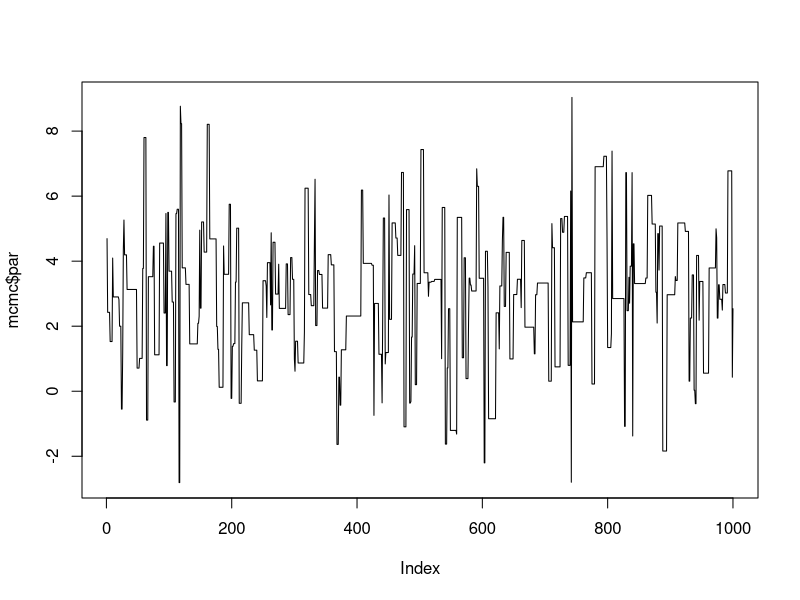
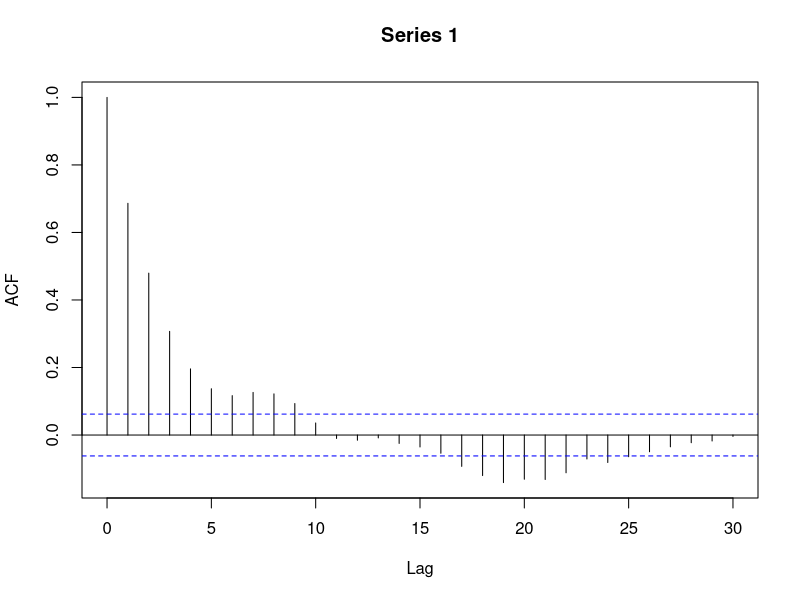
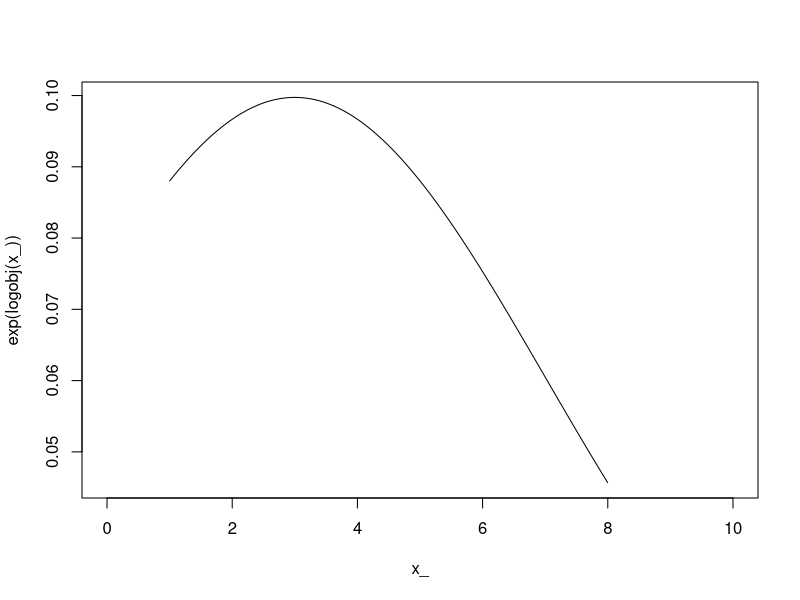
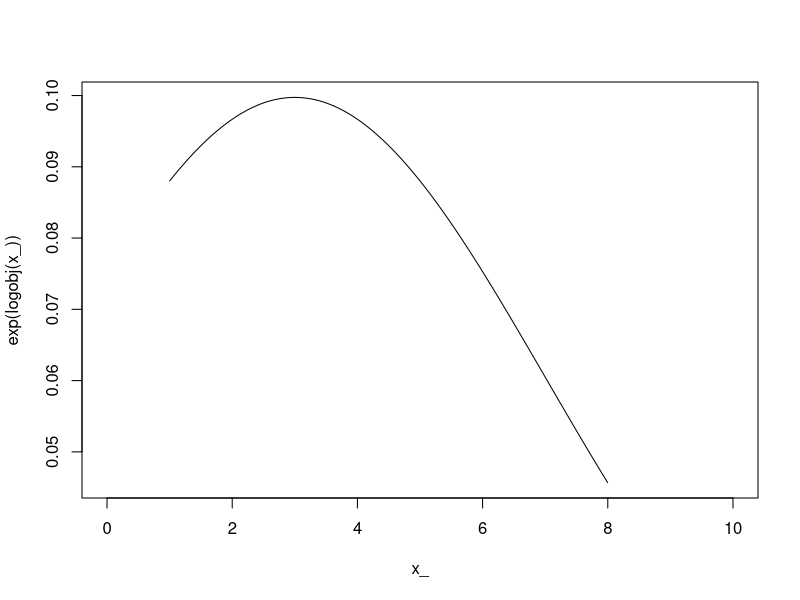

R code for these plots, in order:
## ---- chunk 1
  # renv::restore()
  library(tidyverse)
  library(LearnBayes)
  library(scales)
  library(patchwork)
## ---- chunk 2
  logobj <- function(theta){
    dnorm(theta, mean = 3, sd = 2, log = TRUE)
  }
## ---- chunk 3
xstart <- 3; 
nsamples <- 1e3; 
tau <- 10; # tamaño de paso

mcmc <- LearnBayes::rwmetrop(
logobj, 
list(var = 1, scale = tau), 
xstart, 
nsamples
)

# para checar qué contiene mcmc
# str(mcmc)


## ---- chunk 4
  plot(mcmc$par, type = "l")
## ---- chunk 5
  c(alpha = mcmc$accept)
## ---- chunk 6
acf(mcmc$par)
## ---- chunk 7
library(posterior)
tibble(rhat = posterior::rhat(mcmc$par))
## ---- chunk 8
tibble(ess = posterior::ess_bulk(mcmc$par))
## ---- chunk 9
tibble(error_mc = posterior::mcse_mean(mcmc$par))
## ---- chunk 10
tibble(error_mc = posterior::mcse_mean(mcmc$par))
## ---- chunk 11
logobj <- function(theta){
  M <- 1e3; 
  ifelse(1<= theta & theta <= 8, 
          dnorm(theta, mean = 3, sd = 4, log = TRUE), 
          M)
}
## ---- chunk 12
x_ <- seq(0, 10, length.out = 1000)
plot(x_, exp(logobj(x_)), type = "l" )
## ---- chunk 13
x_ <- seq(0, 10, length.out = 1000)
plot(x_, exp(logobj(x_)), type = "l" )
## ---- chunk 14
tau <- 1; xstart <- 3; nsamples <- 1e4;

mcmc <- LearnBayes::rwmetrop(
  logobj, 
  list(var = 1, scale = tau), 
  xstart, 
  nsamples
)
